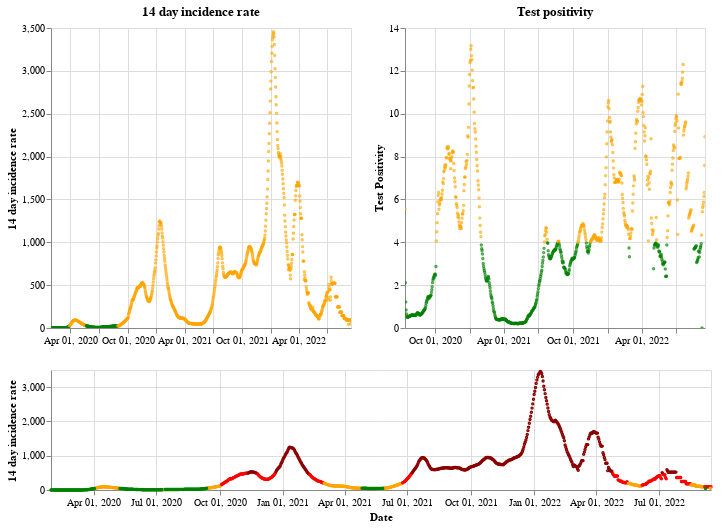

Notebook code cell kept with this figure:
### Markdown cell above
## England

### Code cell
plot_traffic_light('England')

### Figure 1 — Vega-Lite specification as saved in the notebook (floating-point values rounded to 4 significant figures; data arrays with more than 128 entries replaced by an {"elided": "..."} marker saying what was removed)
{"config": {"view": {"continuousWidth": 400, "continuousHeight": 300}}, "vconcat": [{"hconcat": [{"mark": {"type": "point", "size": 2}, "encoding": {"color": {"condition": {"value": "green", "test": "(datum.twoWeeklyCasesRate <= 25)"}, "value": "orange"}, "tooltip": [{"type": "nominal", "field": "areaName"}, {"type": "temporal", "field": "date"}, {"type": "quantitative", "field": "twoWeeklyCasesRate"}, {"type": "quantitative", "field": "testPositivity"}], "x": {"type": "temporal", "axis": {"title": ""}, "field": "date", "scale": {"domain": {"selection": "DateBrush"}}, "timeUnit": "yearmonthdate"}, "y": {"type": "quantitative", "axis": {"title": "14 day incidence rate"}, "field": "twoWeeklyCasesRate"}}, "title": "14 day incidence rate", "width": 300}, {"mark": {"type": "point", "size": 2}, "encoding": {"color": {"condition": {"value": "green", "test": "(datum.testPositivity <= 4)"}, "value": "orange"}, "tooltip": [{"type": "nominal", "field": "areaName"}, {"type": "temporal", "field": "date"}, {"type": "quantitative", "field": "twoWeeklyCasesRate"}, {"type": "quantitative", "field": "testPositivity"}], "x": {"type": "temporal", "axis": {"title": ""}, "field": "date", "scale": {"domain": {"selection": "DateBrush"}}, "timeUnit": "yearmonthdate"}, "y": {"type": "quantitative", "axis": {"title": "Test Positivity"}, "field": "testPositivity"}}, "title": "Test positivity", "width": 300}]}, {"layer": [{"mark": {"type": "point", "size": 2}, "encoding": {"color": {"condition": {"value": "orange", "test": "(((datum.testPositivity < 4) && (datum.twoWeeklyCasesRate >= 50)) && (datum.twoWeeklyCasesRate < 200))"}, "value": "red"}, "opacity": {"condition": {"value": 1, "test": "((datum.twoWeeklyCasesRate >= 50) && (datum.twoWeeklyCasesRate < 500))"}, "value": 0}, "tooltip": [{"type": "nominal", "field": "areaName"}, {"type": "temporal", "field": "date"}, {"type": "quantitative", "field": "twoWeeklyCasesRate"}, {"type": "quantitative", "field": "testPositivity"}], "x": {"type": "temporal", "axis": {"title": "Date"}, "field": "date", "timeUnit": "yearmonthdate"}, "y": {"type": "quantitative", "axis": {"title": "14 day incidence rate"}, "field": "twoWeeklyCasesRate"}}, "selection": {"DateBrush": {"type": "interval", "encodings": ["x"], "fields": ["Time"]}}}, {"mark": {"type": "point", "size": 2}, "encoding": {"color": {"value": "darkred"}, "opacity": {"condition": {"value": 1, "test": "(datum.twoWeeklyCasesRate >= 500)"}, "value": 0}, "tooltip": [{"type": "nominal", "field": "areaName"}, {"type": "temporal", "field": "date"}, {"type": "quantitative", "field": "twoWeeklyCasesRate"}, {"type": "quantitative", "field": "testPositivity"}], "x": {"type": "temporal", "axis": {"title": "Date"}, "field": "date", "timeUnit": "yearmonthdate"}, "y": {"type": "quantitative", "axis": {"title": "14 day incidence rate"}, "field": "twoWeeklyCasesRate"}}}, {"mark": {"type": "point", "size": 2}, "encoding": {"color": {"condition": {"value": "green", "test": "((datum.testPositivity < 4) && (datum.twoWeeklyCasesRate < 50))"}, "value": "orange"}, "opacity": {"condition": {"value": 1, "test": "(datum.twoWeeklyCasesRate < 50)"}, "value": 0}, "tooltip": [{"type": "nominal", "field": "areaName"}, {"type": "temporal", "field": "date"}, {"type": "quantitative", "field": "twoWeeklyCasesRate"}, {"type": "quantitative", "field": "testPositivity"}], "x": {"type": "temporal", "axis": {"title": "Date"}, "field": "date", "timeUnit": "yearmonthdate"}, "y": {"type": "quantitative", "axis": {"title": "14 day incidence rate"}, "field": "twoWeeklyCasesRate"}}}], "height": 120, "width": 660}], "data": {"name": "data-232379530536622dd0582ed21e3e9206"}, "$schema": "https://vega.github.io/schema/vega-lite/v4.8.1.json", "datasets": {"data-232379530536622dd0582ed21e3e9206": {"elided": "960 records"}}}
